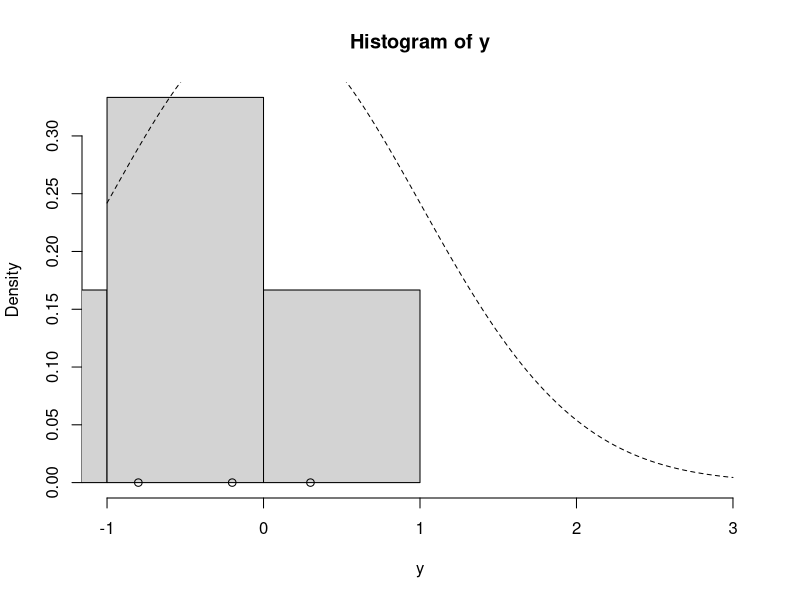
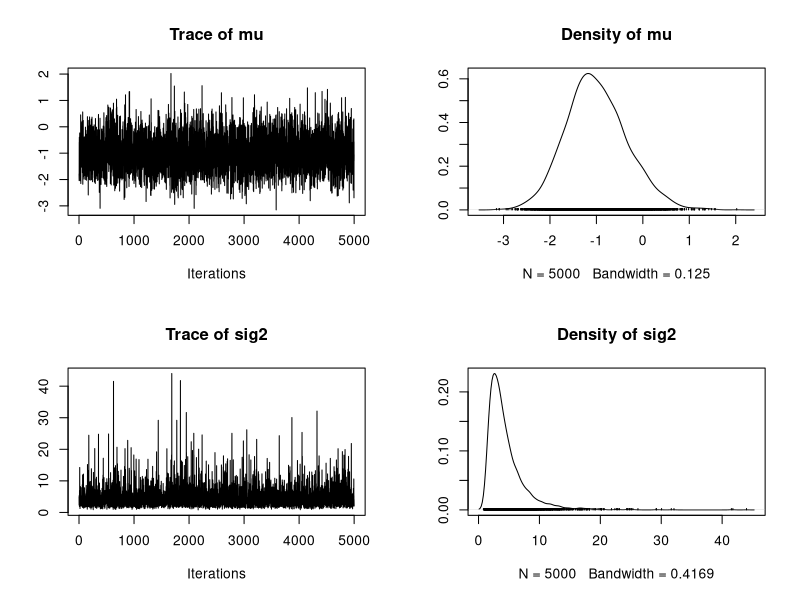
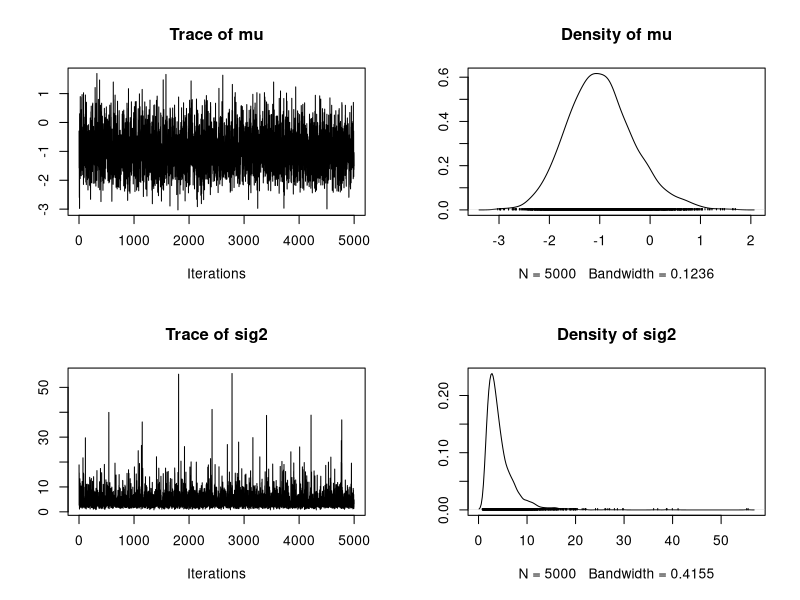
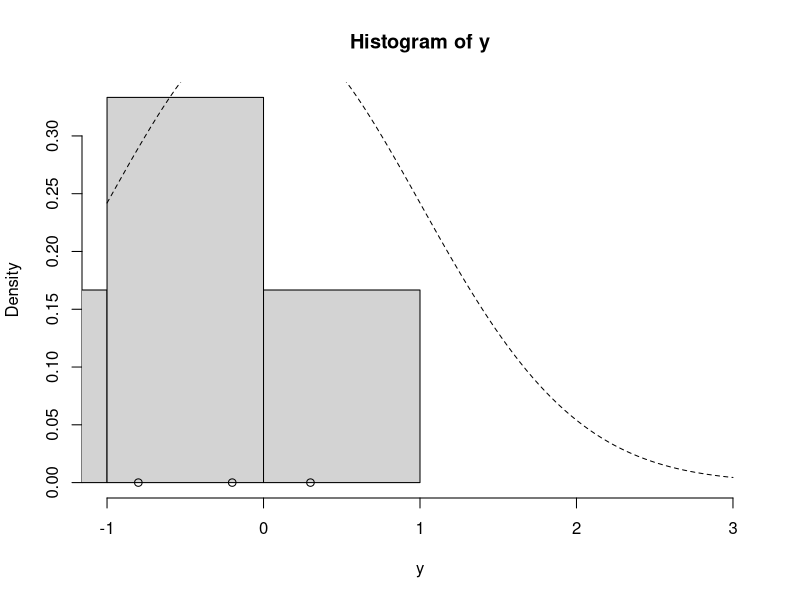

Recreate these plots in R, in order. (Note: this script raises an error after producing the figures.)




update_mu = function(n, ybar, sig2, mu_0, sig2_0) {
  sig2_1 = 1.0 / (n / sig2 + 1.0 / sig2_0)
  mu_1 = sig2_1 * (n * ybar / sig2 + mu_0 / sig2_0)
  rnorm(n=1, mean=mu_1, sd=sqrt(sig2_1))
}


update_sig2 = function(n, y, mu, nu_0, beta_0) {
  nu_1 = nu_0 + n / 2.0
  sumsq = sum( (y - mu)^2 ) # vectorized
  beta_1 = beta_0 + sumsq / 2.0
  out_gamma = rgamma(n=1, shape=nu_1, rate=beta_1) # rate for gamma is shape for inv-gamma
  1.0 / out_gamma # reciprocal of a gamma random variable is distributed inv-gamma
}


#------------------
#Gibbs sampling.
gibbs = function(y, n_iter, init, prior) {
  ybar = mean(y)
  n = length(y)
  
  ## initialize
  mu_out = numeric(n_iter)
  sig2_out = numeric(n_iter)
  
  mu_now = init$mu
  
  ## Gibbs sampler
  for (i in 1:n_iter) {
    sig2_now = update_sig2(n=n, y=y, mu=mu_now, nu_0=prior$nu_0, beta_0=prior$beta_0)
    mu_now = update_mu(n=n, ybar=ybar, sig2=sig2_now, mu_0=prior$mu_0, sig2_0=prior$sig2_0)
    
    sig2_out[i] = sig2_now
    mu_out[i] = mu_now
  }
  
  cbind(mu=mu_out, sig2=sig2_out)
}




#---------------------------------------------
# set the problem
#y = c(1.2, 1.4, -0.5, 0.3, 0.9, 2.3, 1.0, 0.1, 1.3, 1.9)
y = c(-0.2, -1.5, -5.3, 0.3, -0.8, -2.2)
ybar = mean(y)
n = length(y)

## prior
prior = list()
prior$mu_0 = 0.0
prior$sig2_0 = 1.0
prior$n_0 = 2.0 # prior effective sample size for sig2
prior$s2_0 = 1.0 # prior point estimate for sig2
prior$nu_0 = prior$n_0 / 2.0 # prior parameter for inverse-gamma
prior$beta_0 = prior$n_0 * prior$s2_0 / 2.0 # prior parameter for inverse-gamma

hist(y, freq=FALSE, xlim=c(-1.0, 3.0)) # histogram of the data
curve(dnorm(x=x, mean=prior$mu_0, sd=sqrt(prior$sig2_0)), lty=2, add=TRUE) # prior for mu
points(y, rep(0,n), pch=1) # individual data points
points(ybar, 0, pch=19) # sample mean



#---------------------------------------------
set.seed(53)

init = list()
init$mu = 0.0


post = gibbs(y=y, n_iter=5000, init=init, prior=prior)

head(post)


library("coda")
plot(as.mcmc(post))


summary(as.mcmc(post))

#---------------------------------------------
init$mu = 1.0
prior$sig2_0 = 1.0

post = gibbs(y=y, n_iter=5000, init=init, prior=prior)
head(post)

library("coda")
plot(as.mcmc(post))
summary(as.mcmc(post))





#---------------------------------------------
#---------------------------------------------
#---------------------------------------------
#---------------------------------------------
# honor ex
y = c(-0.2, -1.5, -5.3, 0.3, -0.8, -2.2)
ybar = mean(y)
n = length(y)

## prior
prior = list()
prior$mu_0 = 0.0
prior$sig2_0 = 1
prior$n_0 = 2.0 # prior effective sample size for sig2
prior$s2_0 = 1.0 # prior point estimate for sig2
prior$nu_0 = prior$n_0 / 2.0 # prior parameter for inverse-gamma
prior$beta_0 = prior$n_0 * prior$s2_0 / 2.0 # prior parameter for inverse-gamma

hist(y, freq=FALSE, xlim=c(-1.0, 3.0)) # histogram of the data
curve(dnorm(x=x, mean=prior$mu_0, sd=sqrt(prior$sig2_0)), lty=2, add=TRUE) # prior for mu
points(y, rep(0,n), pch=1) # individual data points
points(ybar, 0, pch=19) # sample mean

#------------------
set.seed(53)

init = list()
init$mu = 0.0


post = gibbs(y=y, n_iter=5000, init=init, prior=prior)

head(post)
mean(y)
mean(post$mu)
head(post[,1, drop=FALSE])
mean(post[,1, drop=FALSE])


library("coda")
plot(as.mcmc(post))


summary(as.mcmc(post))

